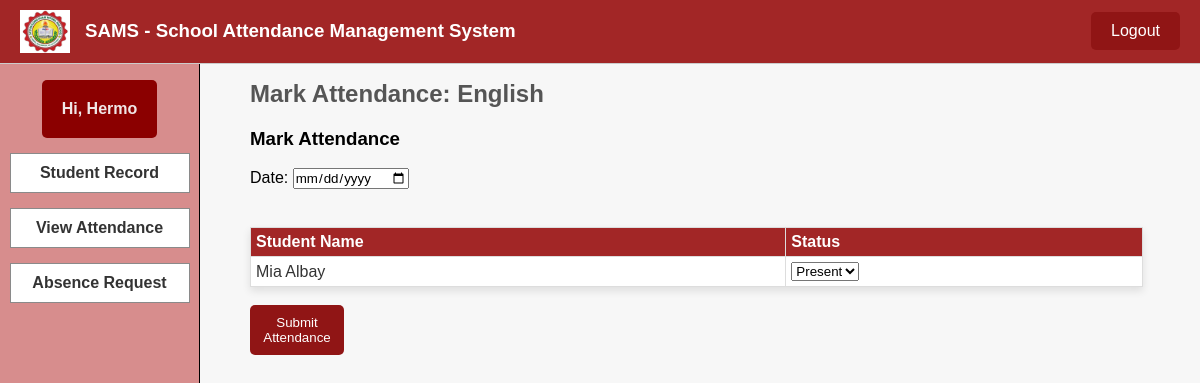
The page /teacher/dashboard/main2.php (signed in) on the database its author committed.
### tables this page shows
CREATE TABLE `user` (
  `id_number` int(255) NOT NULL,
  `fullname` varchar(255) NOT NULL,
  `mnumber` varchar(255) NOT NULL,
  `sub_name` varchar(255) NOT NULL,
  `tpassword` varchar(255) NOT NULL
);

CREATE TABLE `student_info` (
  `s_id` int(255) NOT NULL,
  `s_name` varchar(255) NOT NULL,
  `p_name` varchar(255) NOT NULL,
  `s_pin` int(255) NOT NULL DEFAULT 12345,
  `created_by` int(255) NOT NULL
);

### teacher/dashboard/main2.php (the view, shortened to what this page needs)
<?php
$servername = "localhost";
$username = "root";
$password = "";
$dbname = "sams";
$conn = new mysqli($servername, $username, $password, $dbname);
$user_id = $conn->real_escape_string($_SESSION['user_id']);
$sql = "SELECT * FROM `user` WHERE `id_number` = '$user_id'";
$result = $conn->query($sql);
if ($result->num_rows > 0) {
    $row = $result->fetch_assoc();
    $fullname = htmlspecialchars($row['fullname']);
    $sub_name = htmlspecialchars($row['sub_name']);
} else {
    $fullname = "Unknown User";
    $sub_name = "";
}
$students_result = $conn->query("SELECT * FROM student_info WHERE created_by = '$user_id'");
?>
<!DOCTYPE html>
<html lang="en">
<head>
    <link rel="stylesheet" href="styles.css">
</head>
<body>
    <header class="header">
        <img id="logo" src="school-logo.png" alt="School Logo">
        <h3 id="logot">SAMS - School Attendance Management System</h3>
        <a href="logout.php" class="logout-btn" style="float: right;">Logout</a>
    </header>
    <nav id="navSide">
        <label>Hi, <?php echo $fullname; ?></label>
        <a href="main.php"><h4 class="student-record">Student Record</h4></a>
        <a href="main2-1.php"><h4 class="room">View Attendance</h4></a>
        <a href="main3.php"><h4 class="room">Absence Request</h4></a>
    </nav>
    <main>
        <section id="userManagement">
            <h1>Mark Attendance: <?php echo $sub_name; ?></h1>
            <h3>Mark Attendance</h3>
            <br>
            <form method="POST" action="">
                <label for="date">Date:</label>
                <input type="date" name="date" required><br><br>
                <table>
                    <tr>
                        <th>Student Name</th>
                        <th>Status</th>
                    </tr>
                    <?php while ($student = $students_result->fetch_assoc()) { ?>
                        <tr>
                            <td>
                                <?php echo $student['s_name']; ?>
                            </td>
                            <td>
                                <select name="status[<?php echo $student['s_id']; ?>]">
                                    <option value="present">Present</option>
                                </select>
                            </td>
                        </tr>
                    <?php } ?>
                </table>
                <br>
                <button type="submit" name="attendance">Submit Attendance</button>
            </form>
        </section>
    </main>
</body>
</html>

### teacher/dashboard/styles.css (style rules this page uses)
* { margin: 0; padding: 0; box-sizing: border-box; font-family: 'Poppins', Verdana, sans-serif; }
body { background-color: #F7F7F7; padding: 0; display: flex; flex-direction: column; align-items: center; }
.header { position: fixed; background-color: #a22626; top: 0; left: 0; width: 100%; padding: 10px 20px; display: flex; align-items: center; z-index: 100; border-bottom: 1px solid #ccc; }
.header img { width: 50px; margin-right: 15px; }
.header h3 { color: white; margin: 0; }
#navSide { background-color: #d78d8d; width: 200px; height: 100vh; padding: 20px; position: fixed; top: 60px; left: 0; border-right: 1px solid black; display: flex; flex-direction: column; align-items: center; gap: 15px; }
#navSide label { font-family: Verdana, Geneva, Tahoma, sans-serif; font-style: normal; font-weight: bold; color:#f0e6e6; background-color: darkred; padding: 20PX; border-radius: 5px; }
#navSide h4 { color: #333; padding: 10px; width: 180px; text-align: center; border: 1px solid #8a8a8a; cursor: pointer; background-color: #ffffff; transition: background-color 0.3s; }
#navSide a { text-decoration: none; }
main { margin-left: 220px; padding-top: 80px; width: calc(100% - 240px); padding-left: 20px; }
main h1 { margin-bottom: 20px; font-size: 1.5em; color: #555; }
table { width: 95%; border-collapse: collapse; margin-top: 20px; background-color: #fff; box-shadow: 0 4px 8px rgba(0, 0, 0, 0.1); }
table th, table td { padding: 5px; border: 1px solid #ddd; text-align: left; }
table th { background-color: #a22626; color: white; }
table td { color: #333; }
button { width: 10%; height: 50px; background-color:#901515; color: #ffffff; border-style: none; border-radius: 5px; transition: background-color 0.3s ease, transform 0.3s ease; }
.logout-btn { margin-left: auto; position: relative; z-index: 200; }
.logout-btn { color: white; padding: 10px 20px; background-color: #901515; border-radius: 5px; font-size: 16px; text-decoration: none; transition: background-color 0.3s ease; }

### rows shown on the page
user: fullname "Hermo", sub_name "English"
student_info: s_name "Mia Albay", s_id "Present"
